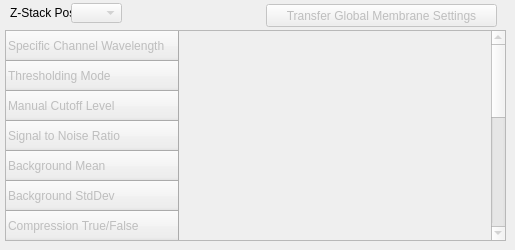
            <widget class="QWidget" name="tab_17">
             <attribute name="title">
              <string>Detailed Membrane Masking Options</string>
             </attribute>
             <widget class="QTableWidget" name="tableWidget_3">
              <property name="enabled">
               <bool>false</bool>
              </property>
              <property name="geometry">
               <rect>
                <x>5</x>
                <y>30</y>
                <width>501</width>
                <height>211</height>
               </rect>
              </property>
              <property name="minimumSize">
               <size>
                <width>501</width>
                <height>211</height>
               </size>
              </property>
              <property name="frameShape">
               <enum>QFrame::StyledPanel</enum>
              </property>
              <property name="alternatingRowColors">
               <bool>true</bool>
              </property>
              <attribute name="horizontalHeaderCascadingSectionResizes">
               <bool>false</bool>
              </attribute>
              <attribute name="horizontalHeaderMinimumSectionSize">
               <number>10</number>
              </attribute>
              <row>
               <property name="text">
                <string>Specific Channel Wavelength</string>
               </property>
              </row>
              <row>
               <property name="text">
                <string>Thresholding Mode</string>
               </property>
              </row>
              <row>
               <property name="text">
                <string>Manual Cutoff Level</string>
               </property>
              </row>
              <row>
               <property name="text">
                <string>Signal to Noise Ratio</string>
               </property>
              </row>
              <row>
               <property name="text">
                <string>Background Mean</string>
               </property>
              </row>
              <row>
               <property name="text">
                <string>Background StdDev</string>
               </property>
              </row>
              <row>
               <property name="text">
                <string>Compression True/False</string>
               </property>
              </row>
              <row>
               <property name="text">
                <string>Compression Value</string>
               </property>
              </row>
              <row>
               <property name="text">
                <string>Remove Object</string>
               </property>
              </row>
              <row>
               <property name="text">
                <string>Fill Holes</string>
               </property>
              </row>
              <row>
               <property name="text">
                <string>Dilate True/False</string>
               </property>
              </row>
              <row>
               <property name="text">
                <string>Dilation Shape</string>
               </property>
              </row>
              <row>
               <property name="text">
                <string>Dilation Shape Dimmension 1</string>
               </property>
              </row>
              <row>
               <property name="text">
                <string>Dilation Shape Dimmension 2</string>
               </property>
              </row>
              <row>
               <property name="text">
                <string>Gaussian Filter</string>
               </property>
              </row>
             </widget>
             <widget class="QLabel" name="label_12">
              <property name="geometry">
               <rect>
                <x>10</x>
                <y>3</y>
                <width>71</width>
                <height>20</height>
               </rect>
              </property>
              <property name="minimumSize">
               <size>
                <width>0</width>
                <height>20</height>
               </size>
              </property>
              <property name="text">
               <string>Z-Stack Pos</string>
              </property>
             </widget>
             <widget class="QComboBox" name="comboBox_17">
              <property name="enabled">
               <bool>false</bool>
              </property>
              <property name="geometry">
               <rect>
                <x>71</x>
                <y>3</y>
                <width>51</width>
                <height>20</height>
               </rect>
              </property>
              <property name="minimumSize">
               <size>
                <width>0</width>
                <height>20</height>
               </size>
              </property>
              <property name="toolTip">
               <string extracomment="Choose short wavelength for GP calulation">&lt;html&gt;&lt;head/&gt;&lt;body&gt;&lt;p&gt;Selection of Z-Slice&lt;/p&gt;&lt;/body&gt;&lt;/html&gt;</string>
              </property>
             </widget>
             <widget class="QPushButton" name="pushButton_6">
              <property name="enabled">
               <bool>false</bool>
              </property>
              <property name="geometry">
               <rect>
                <x>266</x>
                <y>4</y>
                <width>231</width>
                <height>23</height>
               </rect>
              </property>
              <property name="minimumSize">
               <size>
                <width>0</width>
                <height>20</height>
               </size>
              </property>
              <property name="toolTip">
               <string>&lt;html&gt;&lt;head/&gt;&lt;body&gt;&lt;p&gt;Transferes Global Masking Settings to all Slices&lt;/p&gt;&lt;/body&gt;&lt;/html&gt;</string>
              </property>
              <property name="text">
               <string>Transfer Global Membrane Settings</string>
              </property>
             </widget>
            </widget>
